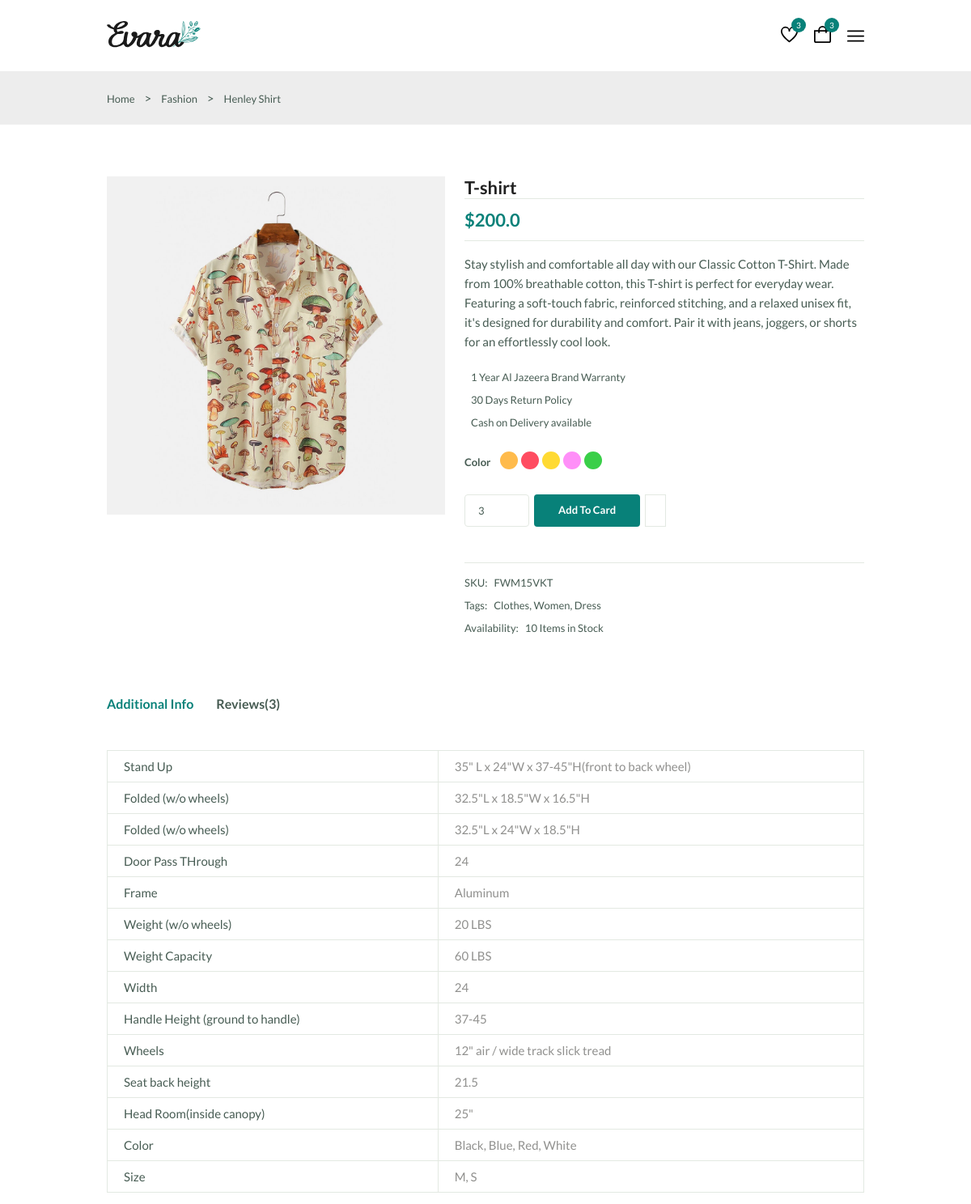
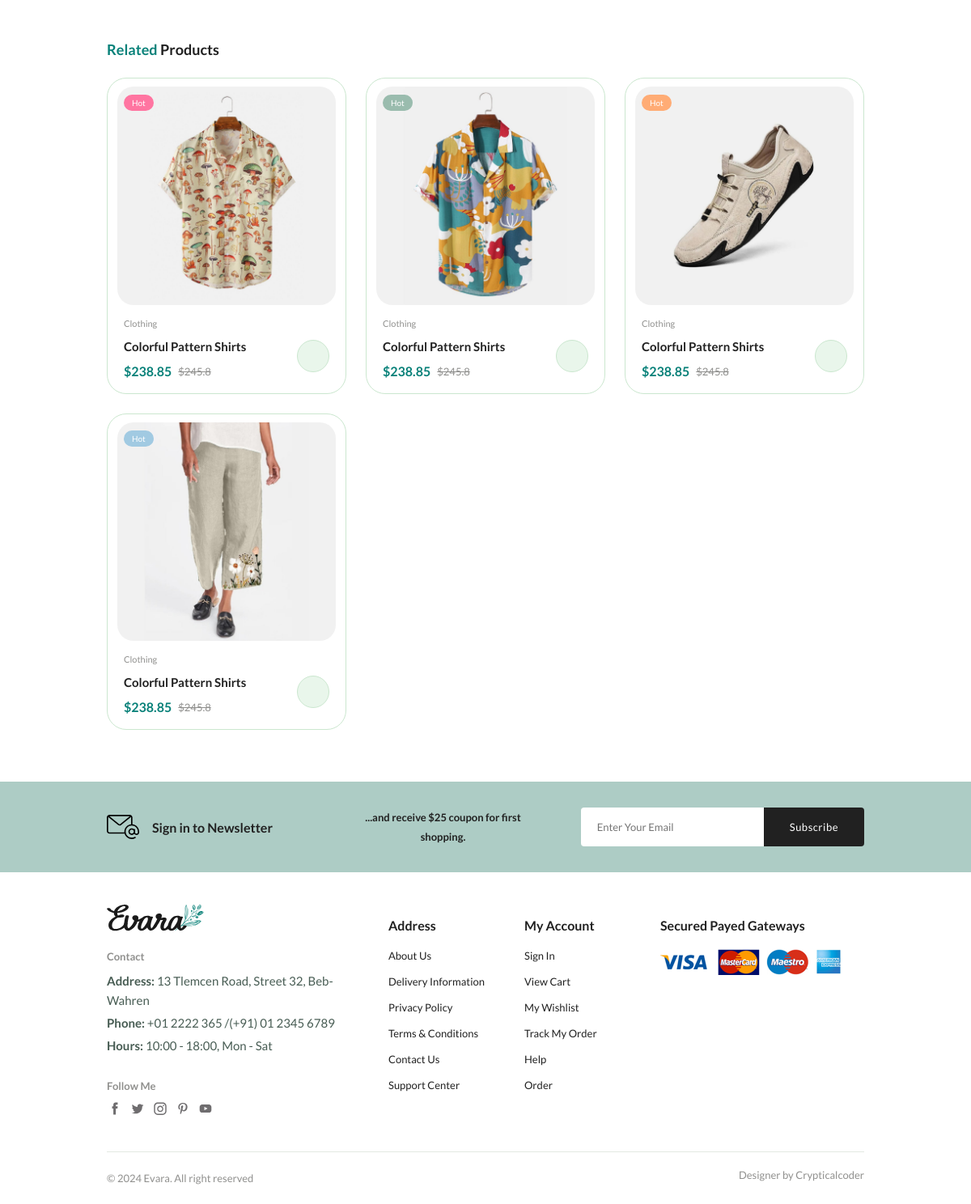
Page /details?pid=1 on the committed database (2 pictures, top to bottom).
### myapp/models.py (models this page shows)
class Product(models.Model):
    category = models.ForeignKey(Category,on_delete=models.CASCADE)
    name = models.CharField(max_length=50)
    price = models.FloatField()
    qty  =models.IntegerField()
    description = models.TextField()
    image = models.ImageField(upload_to="product_image")

### myapp/views.py (the view)
# urls.py: path("details",details,name="details"),
def details(request):
    product = Product.objects.get(pk=request.GET['pid'])
    return render(request,"details.html",{"product":product})

### myapp/templates/details.html (shortened to what this page needs)
{% extends "base.html" %}
{% block content %}
<main class="main">
  <section class="breadcrumb">
    <ul class="breadcrumb__list flex container">
      <li><a href="index.html" class="breadcrumb__link">Home</a></li>
      <li>></li>
      <li><span class="breadcrumb__link">Fashion</span></li>
      <li>></li>
      <li><span class="breadcrumb__link">Henley Shirt</span></li>
    </ul>
  </section>
  <section class="details section--lg">
    <div class="details__container container grid">
      <div class="details__group">
        <img src="media/{{product.image}}" alt="" class="details__img" />
      </div>
      <div class="details__group">
        <h3 class="details__title">{{product.name}}</h3>
        <div class="details__price flex">
          <span class="new__price">${{product.price}}</span>
        </div>
        <p class="short__description">
          {{product.description}}
        </p>
        <ul class="products__list">
          <li class="list__item flex">
             1 Year Al Jazeera Brand Warranty
          </li>
          <li class="list__item flex">
             30 Days Return Policy
          </li>
          <li class="list__item flex">
             Cash on Delivery available
          </li>
        </ul>
        <div class="details__color flex">
          <span class="details__color-title">Color</span>
          <ul class="color__list">
            <li>
              <a href="#" class="color__link" style="background-color: hsl(37, 100%, 65%)"></a>
            </li>
            <li>
              <a href="#" class="color__link" style="background-color: hsl(353, 100%, 65%)"></a>
            </li>
            <li>
              <a href="#" class="color__link" style="background-color: hsl(49, 100%, 60%)"></a>
            </li>
            <li>
              <a href="#" class="color__link" style="background-color: hsl(304, 100%, 78%)"></a>
            </li>
            <li>
              <a href="#" class="color__link" style="background-color: hsl(126, 61%, 52%)"></a>
            </li>
          </ul>
        </div>
        <div class="details__action">
          <input type="number" class="quantity" value="3" />
          <a href="#" class="btn btn--sm">Add To Card</a>
          <a href="#" class="details__action-btn">
          </a>
        </div>
        <ul class="details__meta">
          <li class="meta__list flex"><span>SKU:</span>FWM15VKT</li>
          <li class="meta__list flex">
            <span>Tags:</span>Clothes, Women, Dress
          </li>
          <li class="meta__list flex">
            <span>Availability:</span>{{product.qty}} Items in Stock
          </li>
        </ul>
      </div>
    </div>
  </section>
  <section class="details__tab container">
    <div class="detail__tabs">
      <span class="detail__tab active-tab" data-target="#info">
        Additional Info
      </span>
      <span class="detail__tab" data-target="#reviews">Reviews(3)</span>
    </div>
    <div class="details__tabs-content">
      <div class="details__tab-content active-tab" content id="info">
        <table class="info__table">
          <tr>
            <th>Stand Up</th>
            <td>35" L x 24"W x 37-45"H(front to back wheel)</td>
          </tr>
          <tr>
            <th>Folded (w/o wheels)</th>
            <td>32.5"L x 18.5"W x 16.5"H</td>
          </tr>
          <tr>
            <th>Folded (w/o wheels)</th>
            <td>32.5"L x 24"W x 18.5"H</td>
          </tr>
          <tr>
            <th>Door Pass THrough</th>
            <td>24</td>
          </tr>
          <tr>
            <th>Frame</th>
            <td>Aluminum</td>
          </tr>
          <tr>
            <th>Weight (w/o wheels)</th>
            <td>20 LBS</td>
          </tr>
          <tr>
            <th>Weight Capacity</th>
            <td>60 LBS</td>
          </tr>
          <tr>
            <th>Width</th>
            <td>24</td>
          </tr>
          <tr>
            <th>Handle Height (ground to handle)</th>
            <td>37-45</td>
          </tr>
          <tr>
            <th>Wheels</th>
            <td>12" air / wide track slick tread</td>
          </tr>
          <tr>
            <th>Seat back height</th>
            <td>21.5</td>
          </tr>
          <tr>
            <th>Head Room(inside canopy)</th>
            <td>25"</td>
          </tr>
          <tr>
            <th>Color</th>
            <td>Black, Blue, Red, White</td>
          </tr>
          <tr>
            <th>Size</th>
            <td>M, S</td>
          </tr>
        </table>
      </div>
    </div>
  </section>
  <section class="products container section--lg">
    <h3 class="section__title"><span>Related</span> Products</h3>
    <div class="products__container grid">
      <div class="product__item">
        <div class="product__banner">
          <a href="details.html" class="product__images">
          </a>
          <div class="product__badge light-pink">Hot</div>
        </div>
        <div class="product__content">
          <span class="product__category">Clothing</span>
          <a href="details.html">
            <h3 class="product__title">Colorful Pattern Shirts</h3>
          </a>
          <div class="product__price flex">
            <span class="new__price">$238.85</span>
            <span class="old__price">$245.8</span>
          </div>
          <a href="#" class="action__btn cart__btn" aria-label="Add To Cart">
          </a>
        </div>
      </div>
      <div class="product__item">
        <div class="product__banner">
          <a href="details.html" class="product__images">
          </a>
          <div class="product__badge light-green">Hot</div>
        </div>
        <div class="product__content">
          <span class="product__category">Clothing</span>
          <a href="details.html">
            <h3 class="product__title">Colorful Pattern Shirts</h3>
          </a>
          <div class="product__price flex">
            <span class="new__price">$238.85</span>
            <span class="old__price">$245.8</span>
          </div>
          <a href="#" class="action__btn cart__btn" aria-label="Add To Cart">
          </a>
        </div>
      </div>
      <div class="product__item">
        <div class="product__banner">
          <a href="details.html" class="product__images">
          </a>
          <div class="product__badge light-orange">Hot</div>
        </div>
        <div class="product__content">
          <span class="product__category">Clothing</span>
          <a href="details.html">
            <h3 class="product__title">Colorful Pattern Shirts</h3>
          </a>
          <div class="product__price flex">
            <span class="new__price">$238.85</span>
            <span class="old__price">$245.8</span>
          </div>
          <a href="#" class="action__btn cart__btn" aria-label="Add To Cart">
          </a>
        </div>
      </div>
      <div class="product__item">
        <div class="product__banner">
          <a href="details.html" class="product__images">
          </a>
          <div class="product__badge light-blue">Hot</div>
        </div>
        <div class="product__content">
          <span class="product__category">Clothing</span>
          <a href="details.html">
            <h3 class="product__title">Colorful Pattern Shirts</h3>
          </a>
          <div class="product__price flex">
            <span class="new__price">$238.85</span>
            <span class="old__price">$245.8</span>
          </div>
          <a href="#" class="action__btn cart__btn" aria-label="Add To Cart">
          </a>
        </div>
      </div>
    </div>
  </section>
  <section class="newsletter section">
    <div class="newsletter__container container grid">
      <h3 class="newsletter__title flex">
        <img src="./static/assets/img/icon-email.svg" alt="" class="newsletter__icon" />
        Sign in to Newsletter
      </h3>
      <p class="newsletter__description">
        ...and receive $25 coupon for first shopping.
      </p>
      <form action="" class="newsletter__form">
        <input type="text" placeholder="Enter Your Email" class="newsletter__input" />
        <button type="submit" class="newsletter__btn">Subscribe</button>
      </form>
    </div>
  </section>
</main>
{% endblock %}

### rows in the picture
Product: image (picture), name "T-shirt", price "200.0", description "Stay stylish and comfortable all day with our Classic Cotton T-Shirt. Made from 100% breathable cotton, this T-shirt is perfect for everyday wear. Featuring a soft-touch fabric, reinforced stitching, and a relaxed unisex fit, it's designed for durability and comfort. Pair it with jeans, joggers, or shorts for an effortlessly cool look.", qty "10"
